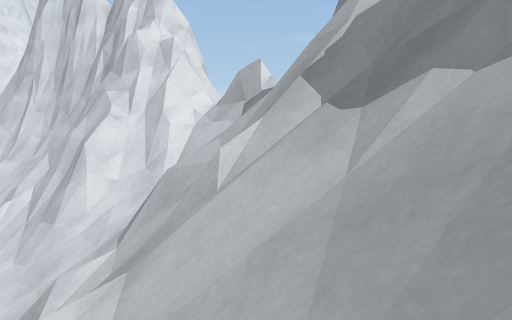
[1] (above)

16 first-person views from a walk through a Unity game level. The camera is 1.4 m above the floor, tilts 6° down and sees 80° across. The floor is counted in squares, 2 m on a side. Each view is taken from the middle of a square. On the plan, view 1 faces up. The plan holds only what a view shows up to about 10 squares ahead; the rest is blank. The place goes on beyond the plan. The player character is not drawn. Some animated figures are left out. Some surface patterns are stand-ins.

[2]
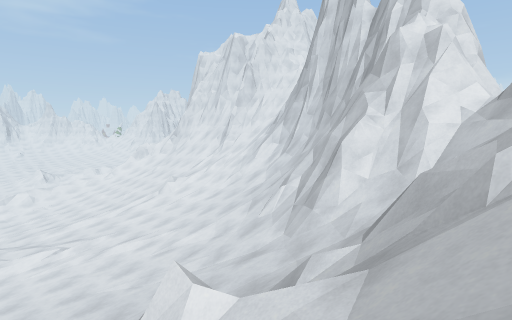

[3]
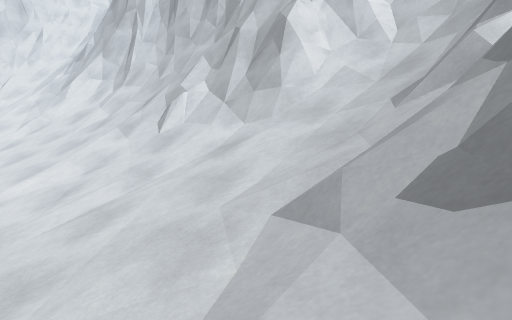

[4]
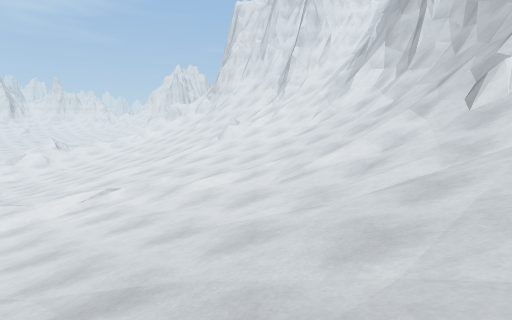

[5]
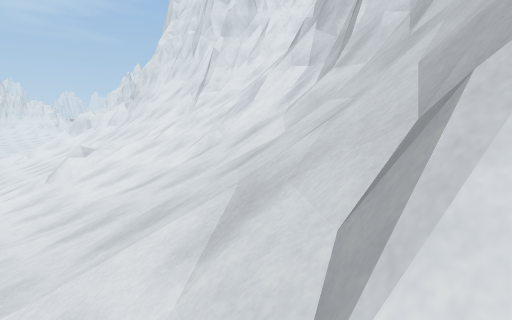

[6]
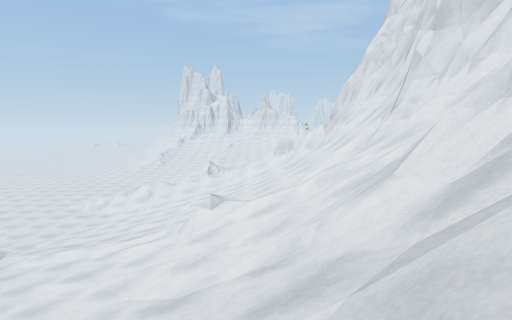

[7]
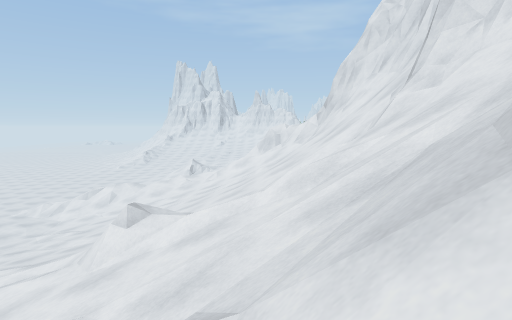

[8]
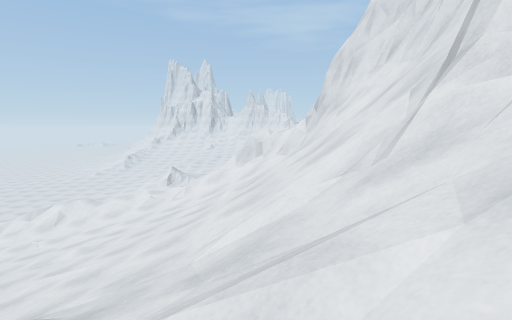

[9]
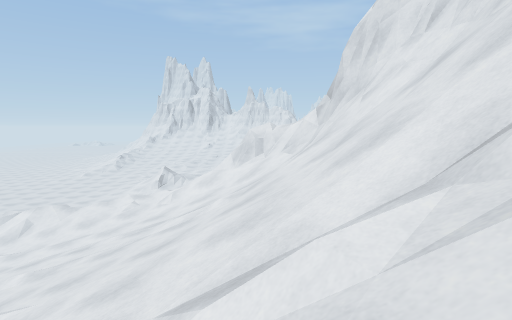

[10]
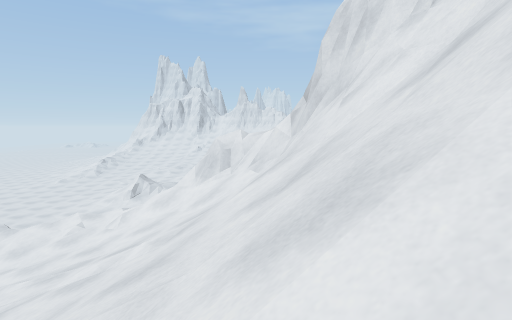

[11]
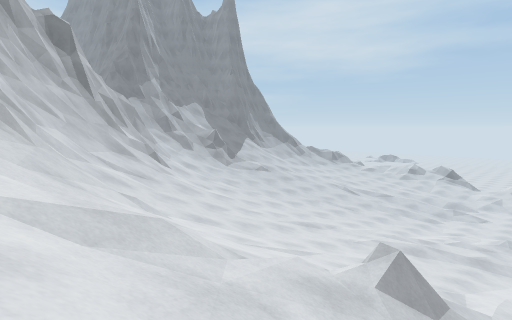

[12]
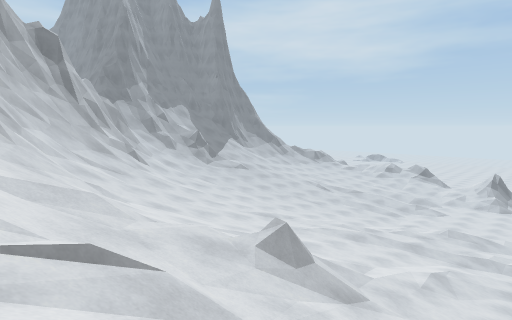

[13]
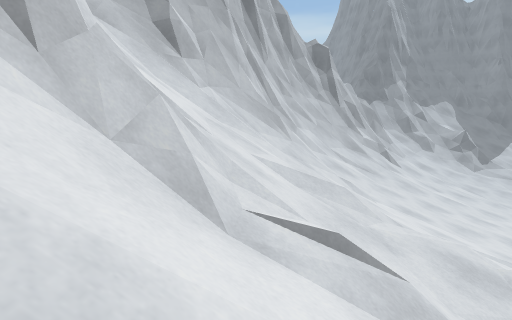

[14]
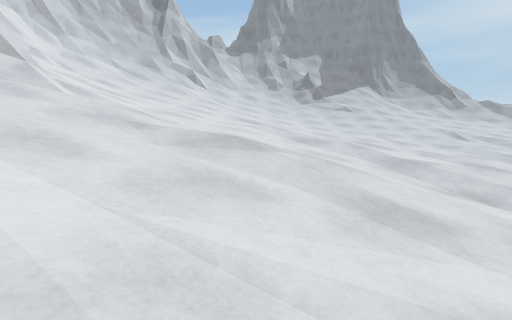

[15]
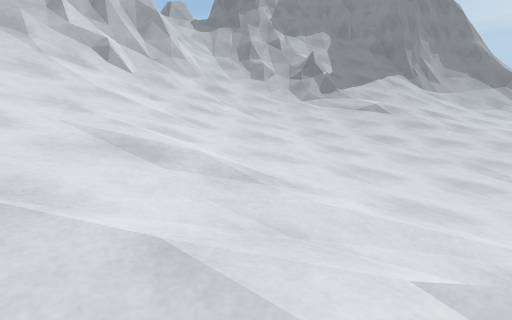

[16]
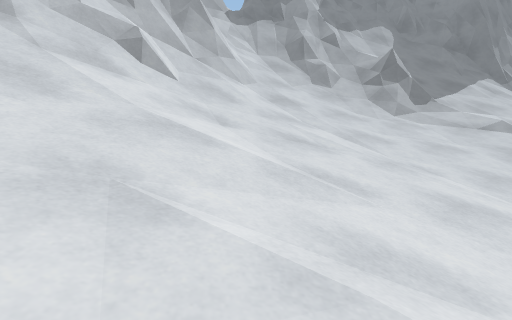

### Floor plan
Key: @ floor where view 1 was taken; # wall or solid block; x gap in a wall; . main floor; : floor 0.25 m higher than the main floor; - floor 0.5 m lower than the main floor; + floor 0.75 m higher than the main floor; * floor 1 m higher than the main floor; _ floor 1 m lower than the main floor; < floor 1.25 m lower than the main floor; % floor 1.5 m higher than the main floor; & floor 2 m higher than the main floor; / step, stairs or slope; = window, fence, low wall or low ledge; ^ raised ledge.
Columns run from 28 left of view 1 to 1 right of it. Each row starts with its distance up from view 1.
 18            ^
 17     ^^^^  ^^#=^
 16     ^=///^^=//^
 15 #=^^/////#=///#^
 14 =//////////////^^^^
 13 #//////////////==#^^
 12 #//////////////////=^^
 11 /////////////////////#
 10 =////////////////////##    ^
  9 /%/////////=/////////=^  ^^=
  8 /+///////////////////=#^^^=##
  7 /:///:++////%%/////////#^/==#
  6 /./....///++**%/&///////////=
  5  ____--.//:++++//////////// =
  4       __/...:++/+////////=x#=^
  3        _/_-.:/.::++/////////=^
  2         <__.//...:+*////#=///=
  1          __--_--..++%&//##////
  0           _/   _-.:+%/////  @

Positions as (right, up) in squares from view 1, and headings:
1: (0, 0), facing up
2: (0, 0), facing up-left
3: (-5, 0), facing up
4: (-6, 0), facing up-left
5: (-7, 7), facing up-left
6: (-9, 11), facing left
7: (-12, 12), facing left
8: (-15, 13), facing left
9: (-17, 13), facing left
10: (-19, 14), facing left
11: (-19, 14), facing down-right
12: (-21, 14), facing down-right
13: (-21, 14), facing right
14: (-23, 5), facing right
15: (-16, 4), facing right
16: (-13, 6), facing right
